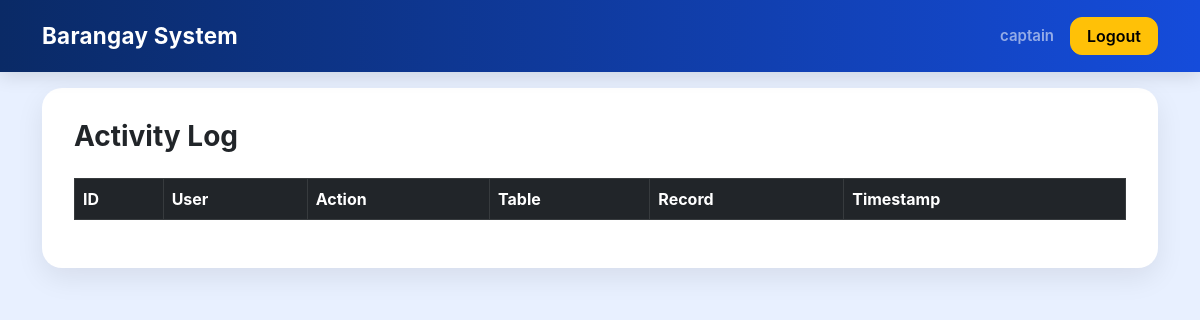
Before: /activity_log (signed in) with the older database file.
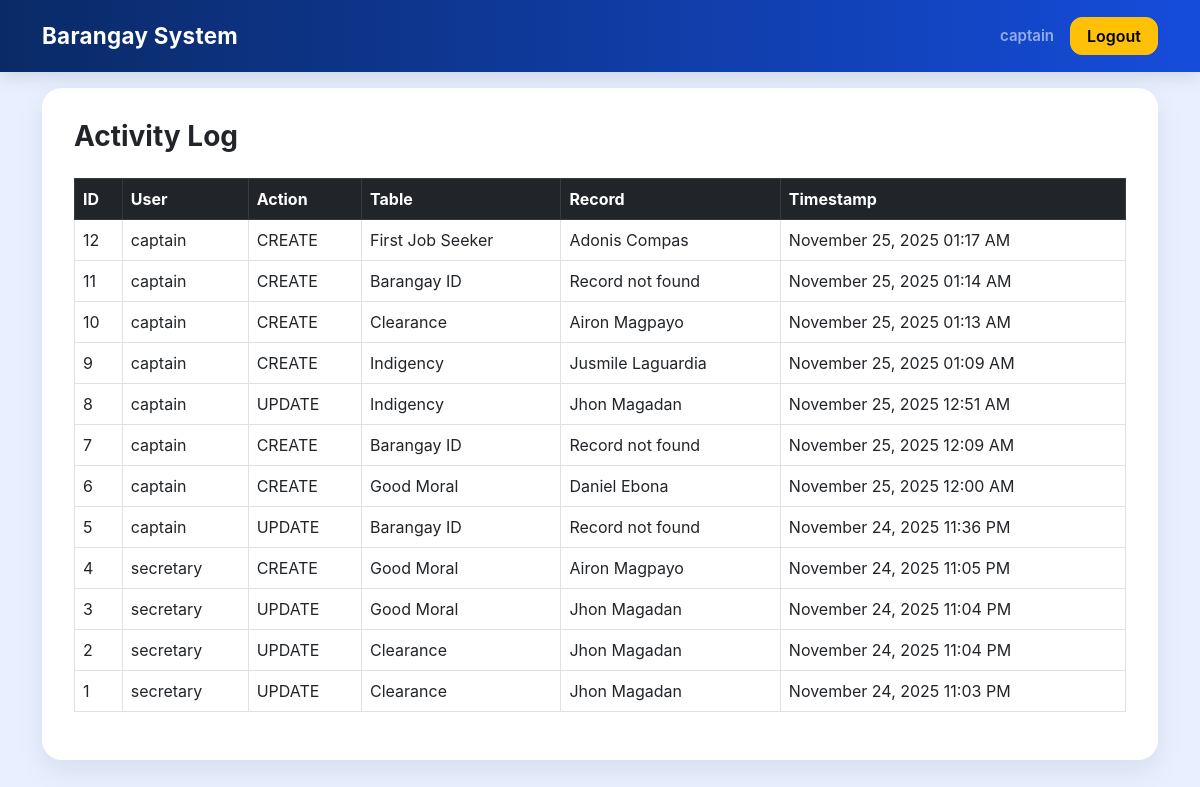
After: the same page with the newer database file.
### models.py (models this page shows)
class ActivityLog(db.Model):
    id = db.Column(db.Integer, primary_key=True)
    user = db.Column(db.String(200), nullable=False)
    action = db.Column(db.String(100), nullable=False)
    table_name = db.Column(db.String(100), nullable=False)
    record_id = db.Column(db.Integer)
    timestamp = db.Column(db.DateTime, default=datetime.utcnow, nullable=False)

### app.py (the view)
    @app.route("/activity_log")
    def activity_log_view():
        if session.get("role") not in ("admin", "staff"):
            return redirect(url_for("auth.login"))
        logs = ActivityLog.query.order_by(ActivityLog.timestamp.desc()).all()
        gmt8 = timezone(timedelta(hours=8))
        table_map = {
            "barangay_id": BarangayID,
            "clearance": Clearance,
            "indigency": Indigency,
            "good_moral": GoodMoral,
            "first_job_seeker": FirstJobSeeker
        }
        for log in logs:
            if log.timestamp:
                if log.timestamp.tzinfo is None:
                    log.timestamp = log.timestamp.replace(tzinfo=timezone.utc)
                log.timestamp = log.timestamp.astimezone(gmt8)
            Model = table_map.get(log.table_name)
            if Model and log.record_id:
                record = Model.query.get(log.record_id)
                log.record_name = record.name if record else "Record not found"
            else:
                log.record_name = "Record not found"
        return render_template("activity_log.html", logs=logs)

### templates/activity_log.html
{% extends 'base.html' %}
{% block content %}
<h3 class="fw-bold mb-4">Activity Log</h3>
<table class="table table-bordered table-hover">
    <thead class="table-dark">
        <tr>
            <th>ID</th>
            <th>User</th>
            <th>Action</th>
            <th>Table</th>
            <th>Record</th>
            <th>Timestamp</th>
        </tr>
    </thead>
    <tbody>
    {% for log in logs %}
        <tr>
            <td>{{ log.id }}</td>
            <td>{{ log.user }}</td>
            <td>{{ log.action }}</td>
            <td>
                {% set pretty = {
                    "barangay_id": "Barangay ID",
                    "clearance": "Clearance",
                    "indigency": "Indigency",
                    "good_moral": "Good Moral",
                    "firstjob": "First Job Seeker"
                } %}
                {{ pretty.get(log.table_name, log.table_name.replace('_', ' ').title()) }}
            </td>
            <td>
                {{ log.record_name }}
            </td>
            <td>{{ log.timestamp.strftime("%B %d, %Y %I:%M %p") }}</td>
        </tr>
    {% endfor %}
    </tbody>
</table>
{% endblock %}

### templates/base.html (shortened to what this page needs)
<!doctype html>
<html lang="en">
<head>
    <link href="https://cdn.jsdelivr.net/npm/bootstrap@5.3.0/dist/css/bootstrap.min.css" rel="stylesheet">
</head>
<body>
    <nav class="navbar navbar-expand-lg navbar-dark fixed-top">
        <div class="container">
            <a class="navbar-brand" href="/">Barangay System</a>
            <div class="collapse navbar-collapse" id="navMenu">
                <ul class="navbar-nav ms-auto">
                    {% if session.get('username') %}
                        <li class="nav-item">
                            <a class="nav-link fw-semibold">{{ session.get('username') }}</a>
                        </li>
                        <li class="nav-item">
                            <a class="btn btn-warning ms-2 fw-semibold px-3" href="{{ url_for('auth.logout') }}">Logout</a>
                        </li>
                    {% endif %}
                </ul>
            </div>
        </div>
    </nav>
    <div class="container mt-5 pt-4 flash-container">
    </div>
    <div class="container mt-3 mb-5">
        <div class="content-wrapper">
            {% block content %}{% endblock %}
        </div>
    </div>
</body>
</html>

### templates/base.html (style rules this page uses)
:root { --primary-blue: #154cdb; --primary-blue-dark: #0a2a66; --light-bg: #e8f0ff; --card-radius: 20px; }
body { background: var(--light-bg); font-family: "Inter", sans-serif; }
.navbar { padding: 14px 0; background: linear-gradient(90deg, var(--primary-blue-dark), var(--primary-blue)) !important; box-shadow: 0px 4px 18px rgba(0,0,0,0.12); }
.navbar-brand { font-weight: 700; font-size: 1.4rem; letter-spacing: 0.3px; }
.nav-link { font-weight: 600; font-size: 15px; transition: 0.2s; }
.btn-warning { border-radius: 12px; font-weight: 600; }
.content-wrapper { background: white; padding: 32px; border-radius: var(--card-radius); box-shadow: 0px 10px 28px rgba(0,0,0,0.08); }
table.table thead { background: var(--primary-blue) !important; color: white !important; }

Changed rows visible on the page:
added ActivityLog: id "12", user "captain", action "CREATE", get "First Job Seeker", record_name "Adonis Compas", timestamp "November 25, 2025 01:17 AM"
added ActivityLog: id "11", user "captain", action "CREATE", get "Barangay ID", record_name "Record not found", timestamp "November 25, 2025 01:14 AM"
added ActivityLog: id "10", user "captain", action "CREATE", get "Clearance", record_name "Airon Magpayo", timestamp "November 25, 2025 01:13 AM"
added ActivityLog: id "9", user "captain", action "CREATE", get "Indigency", record_name "Jusmile Laguardia", timestamp "November 25, 2025 01:09 AM"
added ActivityLog: id "8", user "captain", action "UPDATE", get "Indigency", record_name "Jhon Magadan", timestamp "November 25, 2025 12:51 AM"
added ActivityLog: id "7", user "captain", action "CREATE", get "Barangay ID", record_name "Record not found", timestamp "November 25, 2025 12:09 AM"
added ActivityLog: id "6", user "captain", action "CREATE", get "Good Moral", record_name "Daniel Ebona", timestamp "November 25, 2025 12:00 AM"
added ActivityLog: id "5", user "captain", action "UPDATE", get "Barangay ID", record_name "Record not found", timestamp "November 24, 2025 11:36 PM"
added ActivityLog: id "4", user "secretary", action "CREATE", get "Good Moral", record_name "Airon Magpayo", timestamp "November 24, 2025 11:05 PM"
added ActivityLog: id "3", user "secretary", action "UPDATE", get "Good Moral", record_name "Jhon Magadan", timestamp "November 24, 2025 11:04 PM"
added ActivityLog: id "2", user "secretary", action "UPDATE", get "Clearance", record_name "Jhon Magadan", timestamp "November 24, 2025 11:04 PM"
added ActivityLog: id "1", user "secretary", action "UPDATE", get "Clearance", record_name "Jhon Magadan", timestamp "November 24, 2025 11:03 PM"
